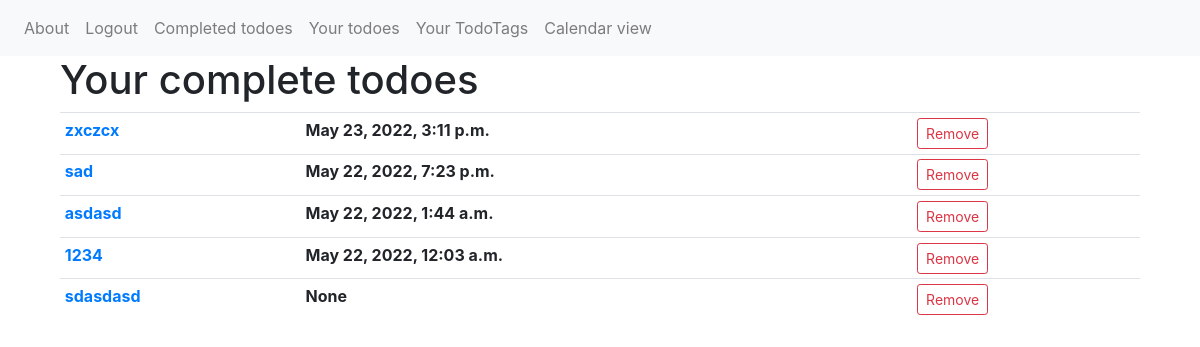
The app's page /todoes/completed_todoes/ (signed in), older data.
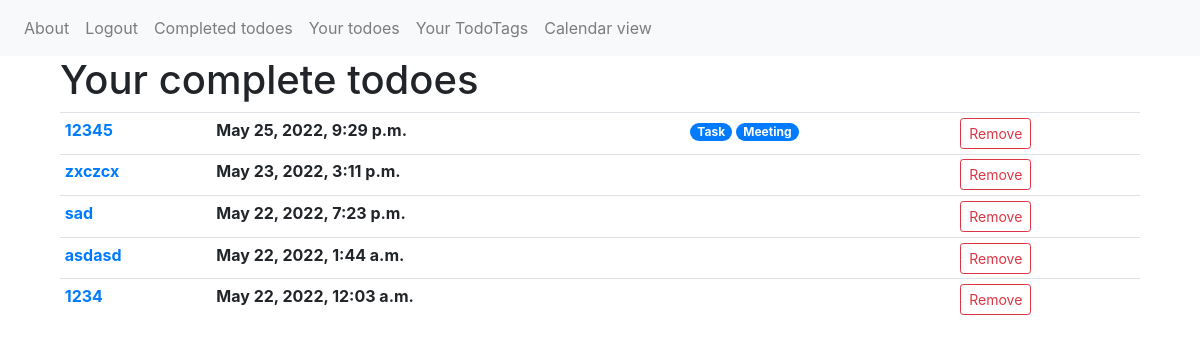
The same page, newer data.
### todolist/models.py (models this page shows)
class Todo(models.Model):
    title = models.CharField(max_length=200, blank=True)
    body = models.CharField(max_length=2000, blank=True)
    timestamp_create = models.DateTimeField(auto_now_add=True)
    timestamp_todo = models.DateField()
    timestamp_done = models.DateTimeField(null=True)
    status = models.BooleanField(default=False)
    user = models.ForeignKey(User, on_delete=models.CASCADE)
    tags = models.ManyToManyField(TodoTags)

class TodoTags(models.Model):
    tag_name = models.CharField(max_length=60)
    user_id = models.ForeignKey(User, on_delete=models.CASCADE)

### todolist/views.py (the view)
# urls.py: path('todoes/completed_todoes/', CompleteTodoesPage.as_view(), name='completed_todoes'),
class CompleteTodoesPage(View, DataMixin, LoginRequiredMixin):
    template_name = 'todolist/complete_todoes.html'
    title = 'Complete todoes'
    def get(self, request):
        compl_todoes = Todo.objects.filter(user_id=request.user.id, status=True).order_by('-timestamp_done')
        return render(request, self.template_name, {'menu': self.logged_menu,
                                                    'title': self.title,
                                                    'todoes': compl_todoes})

### todolist/templates/todolist/complete_todoes.html (shortened to what this page needs)
{% extends 'todolist/base.html' %}
{% block content %}
<h1>Your complete todoes</h1>
<table class="table table-sm">
    <tbody>
    {% if todoes %}
    {% for todo in todoes %}
    <tr>
        <th scope="col"><a href="{% url 'todo' todo.pk %}">{{todo.title}}</a></th>
        <th scope="col">{{todo.timestamp_done}}</th>
        <th>
        {% if todo.tags %}
        {% for tag in todo.tags.all %}
        <span class="badge badge-pill badge-primary">{{tag.tag_name}}</span>
        {% endfor %}
        {% endif %}
        </th>
        <th scope="col">
            <form action="{% url 'remove_todo'%}" method="post">
                <button type="submit" class="btn btn-outline-danger btn-sm" name="remove_todo">Remove</button>
            </form>
        </th>
    </tr>
    {% endfor %}
    {% endif %}
    </tbody>
</table>
{% endblock %}

Row changes from the older to the newer data that the page shows:
removed Todo: title "sdasdasd", timestamp_done "None"
now on this page (row edited): Todo: title "12345", timestamp_done "May 25, 2022, 9:29 p.m."
now on this page (row unchanged): TodoTags: tag_name "Task"
now on this page (row unchanged): TodoTags: tag_name "Meeting"
